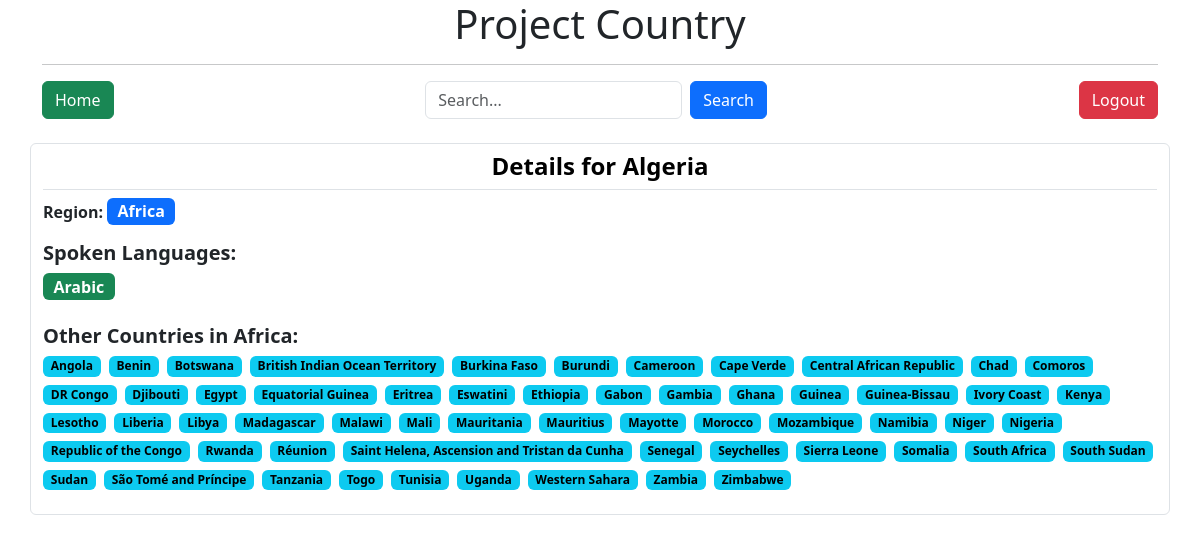
Screenshot of /DZ/details/ (signed in) with the database file from the repository.
### cntrydetails/models.py (models this page shows, shortened)
class Country(models.Model):
    class WeekStart(models.TextChoices):
        MONDAY = 'monday', 'Monday'
        TUESDAY = 'tuesday', 'Tuesday'
        WEDNESDAY = 'wednesday', 'Wednesday'
        THURSDAY = 'thursday', 'Thursday'
        FRIDAY = 'friday', 'Friday'
        SATURDAY = 'saturday', 'Saturday'
        SUNDAY = 'sunday', 'Sunday'
    class DrivingSide(models.TextChoices):
        LEFT = 'left', 'Left'
        RIGHT = 'right', 'Right'
    common_name = models.CharField(
        max_length=100,
        unique=True,
        help_text="Commonly used name for the country in English"
    )
    official_name = models.CharField(
        max_length=200,
        unique=True,
        help_text="Official formal name of the country in English"
    )
    cca2 = models.CharField(
        max_length=2,
        primary_key=True,
        help_text="ISO 3166-1 alpha-2 country code (2 letters)"
    )
    cca3 = models.CharField(
        max_length=3,
        unique=True,
        help_text="ISO 3166-1 alpha-3 country code (3 letters)"
    )
    ccn3 = models.CharField(
        max_length=3,
        null=True,
        blank=True,
        help_text="ISO 3166-1 numeric country code (3 digits)"
    )
    independent = models.BooleanField(
        default=False,
        help_text="Whether the country is considered independent"
    )
    un_member = models.BooleanField(
        default=False,
        help_text="Whether the country is a UN member state"
    )
    status = models.CharField(
        max_length=30,
        choices=[
            ('officially-assigned', 'Officially Assigned'),
            ('user-assigned', 'User Assigned')
        ],
        help_text="Status of the country code assignment"
    )
    region = models.ForeignKey(
        Region,
        on_delete=models.PROTECT,
        help_text="Primary geographical region of the country"
    )
    subregion = models.ForeignKey(
        Subregion,
        on_delete=models.PROTECT,
        null=True,
        blank=True,
        related_name='countries',
        help_text="More specific geographical subregion"
    )
    continents = models.ManyToManyField(
        Continent,
        help_text="Continents the country belongs to"
    )
    landlocked = models.BooleanField(
        default=False,
        help_text="Whether the country is landlocked (no coastline)"
    )
    area = models.FloatField(
        null=True,
        blank=True,
        help_text="Total area in square kilometers"
    )
    latitude = models.FloatField(
        validators=[MinValueValidator(-90), MaxValueValidator(90)],
        help_text="Latitude coordinate of the country's approximate center"
    )
    longitude = models.FloatField(
        validators=[MinValueValidator(-180), MaxValueValidator(180)],
        help_text="Longitude coordinate of the country's approximate center"
    )
    population = models.PositiveBigIntegerField(
        help_text="Estimated total population of the country"
    )
    cioc = models.CharField(
        max_length=3,
        null=True,
        blank=True,
        help_text="International Olympic Committee code"
    )
    fifa = models.CharField(
        max_length=3,
        null=True,
        blank=True,
        help_text="FIFA country code"
    )
    driving_side = models.CharField(
        max_length=5,
        choices=DrivingSide.choices,
        help_text="Side of the road vehicles drive on"
    )
    start_of_week = models.CharField(
        max_length=9,
        choices=WeekStart.choices,
        default=WeekStart.MONDAY,
        help_text="Day considered the start of the week in this country"
    )
    google_maps = models.URLField(
        max_length=500,
        help_text="Google Maps link to the country"
    )
    openstreet_maps = models.URLField(
        max_length=500,
        help_text="OpenStreetMap link to the country"
    )
    created_at = models.DateTimeField(
        auto_now_add=True,
        help_text="When this country record was first created"
    )
    updated_at = models.DateTimeField(
        auto_now=True,
        help_text="When this country record was last updated"
    )
    class Meta:
        verbose_name = "Country"
        verbose_name_plural = "Countries"
        ordering = ['common_name']
        indexes = [
            models.Index(fields=['common_name']),
            models.Index(fields=['official_name']),
            models.Index(fields=['region', 'subregion']),
        ]

class Region(models.Model):
    name = models.CharField(
        max_length=50,
        unique=True,
        help_text="Name of the geographical region"
    )
    class Meta:
        verbose_name = "Region"
        verbose_name_plural = "Regions"
    def __str__(self):
        return self.name

class Language(models.Model):
    iso_code = models.CharField(
        max_length=3,
        primary_key=True,
        help_text="ISO 639-3 language code (3 letters)"
    )
    name = models.CharField(
        max_length=50,
        help_text="Full name of the language in English"
    )
    class Meta:
        ordering = ['name']
        verbose_name = "Language"
        verbose_name_plural = "Languages"

### cntryinfo/views.py (the view)
# urls.py: path('<str:pk>/details/', CountryDetails, name='country_details')
@login_required
def CountryDetails(request, pk):
    country = get_object_or_404(Country, pk=pk)
    languages = CountryLanguage.objects.filter(country=country).values_list('language__name', flat=True)
    same_regional_countries = Country.objects.filter(region=country.region).exclude(pk=pk).values_list('common_name', flat=True)
    return render(request, 'country_details.html', context={
        'country': country,
        'countries': list(same_regional_countries),
        'languages': list(languages),
    })

### templates/country_details.html (shortened to what this page needs)
{% extends 'base.html' %}
{% block body %}
<h4 class="text-center text-black p-2 fw-bold border-bottom">Details for {{ country.common_name }}</h4>
<div class="mb-3">
  <p><strong>Region:</strong>
    <span class="badge text-bg-primary fs-6">{{ country.region }}</span>
  </p>
</div>
<div class="mb-4">
  <h5 class="fw-semibold">Spoken Languages:</h5>
  <div class="d-flex flex-wrap gap-2">
    {% for name in languages %}
      <span class="badge text-bg-success fs-6">{{ name }}</span>
    {% empty %}
      <span class="text-muted">No language data available.</span>
    {% endfor %}
  </div>
</div>
<div class="mb-4">
  <h5 class="fw-semibold">Other Countries in {{ country.region }}:</h5>
  <div class="d-flex flex-wrap gap-2">
    {% for cname in countries %}
      <span class="badge text-bg-info">{{ cname }}</span>
    {% empty %}
      <span class="text-muted">No other countries in this region.</span>
    {% endfor %}
  </div>
</div>
{% endblock %}

### rows the page displays
Country: common_name "Algeria", region "Africa"
Language: name "Arabic"

### other values shown
{{ cname }} "Angola" "Benin" "Botswana" "British Indian Ocean Territory" "Burkina Faso" "Burundi" "Cameroon" "Cape Verde" "Central African Republic" "Chad" "Comoros" "DR Congo" "Djibouti" "Egypt" "Equatorial Guinea" "Eritrea" "Eswatini" "Ethiopia" "Gabon" "Gambia" "Ghana" "Guinea" "Guinea-Bissau" "Ivory Coast" "Kenya" "Lesotho" "Liberia" "Libya" "Madagascar" "Malawi" "Mali" "Mauritania" "Mauritius" "Mayotte" "Morocco" "Mozambique" "Namibia" "Niger" "Nigeria" "Republic of the Congo" "Rwanda" "Réunion" "Saint Helena, Ascension and Tristan da Cunha" "Senegal" "Seychelles" "Sierra Leone" "Somalia" "South Africa" "South Sudan" "Sudan" "São Tomé and Príncipe" "Tanzania" "Togo" "Tunisia" "Uganda" "Western Sahara" "Zambia" "Zimbabwe"
